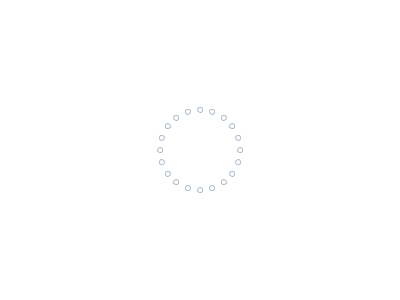
Frame 1 (no input)
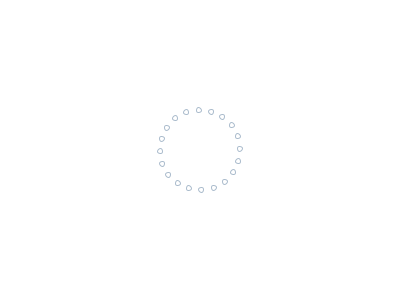
Frame 60 (the mouse pressed at the canvas centre just before this capture)
Frame 120 (the mouse held since frame 60 and released just before this capture): identical to frame 60, image omitted

The Processing sketch that drew these frames (run headless with seeded random() and noise(); from frame 60 on, the mouse is pressed at the canvas centre):

// Processing sketch: processing_101029
// ── processing_101029.pde

int parts, r;
PVector angle, center;

void setup() {
  size(400,300);
  background(255);
  noFill();
  stroke(0xaa,0xbb,0xcc);  
  parts = 20;
  r = 40;
  angle = new PVector(0,1);
  center = new PVector(width/2,height/2);
}

void draw() {
  background(255);
  for (int i=1;i<=parts;i++) {
    ellipse(center.x+angle.x*r,center.y+angle.y*r,5,5);
    //angle.rotate(TWO_PI/parts); //for java
    rotate2D(angle,TWO_PI/parts); //for javascript
    
  }
   //angle.rotate(TWO_PI/parts/10);
   rotate2D(angle,TWO_PI/parts/10);
}

void rotate2D(PVector v, float theta) { 
  //function by Vilhelm @ http://www.shiffman.net/2011/02/03/rotate-a-vector-processing-js/ 
  float xTemp = v.x;
  v.x = v.x*cos(theta) - v.y*sin(theta);
  v.y = xTemp*sin(theta) + v.y*cos(theta);
}
